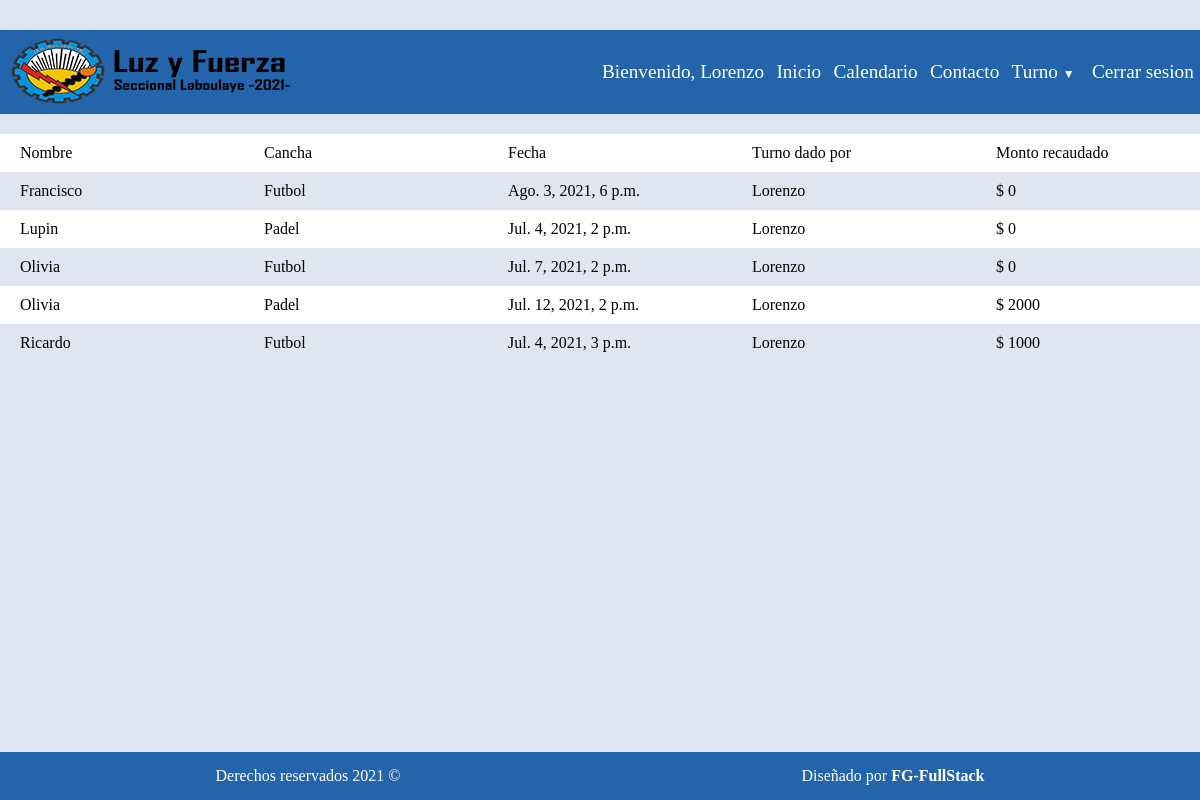
/turnos/detalle (signed in), run on an earlier commit of the app's database.
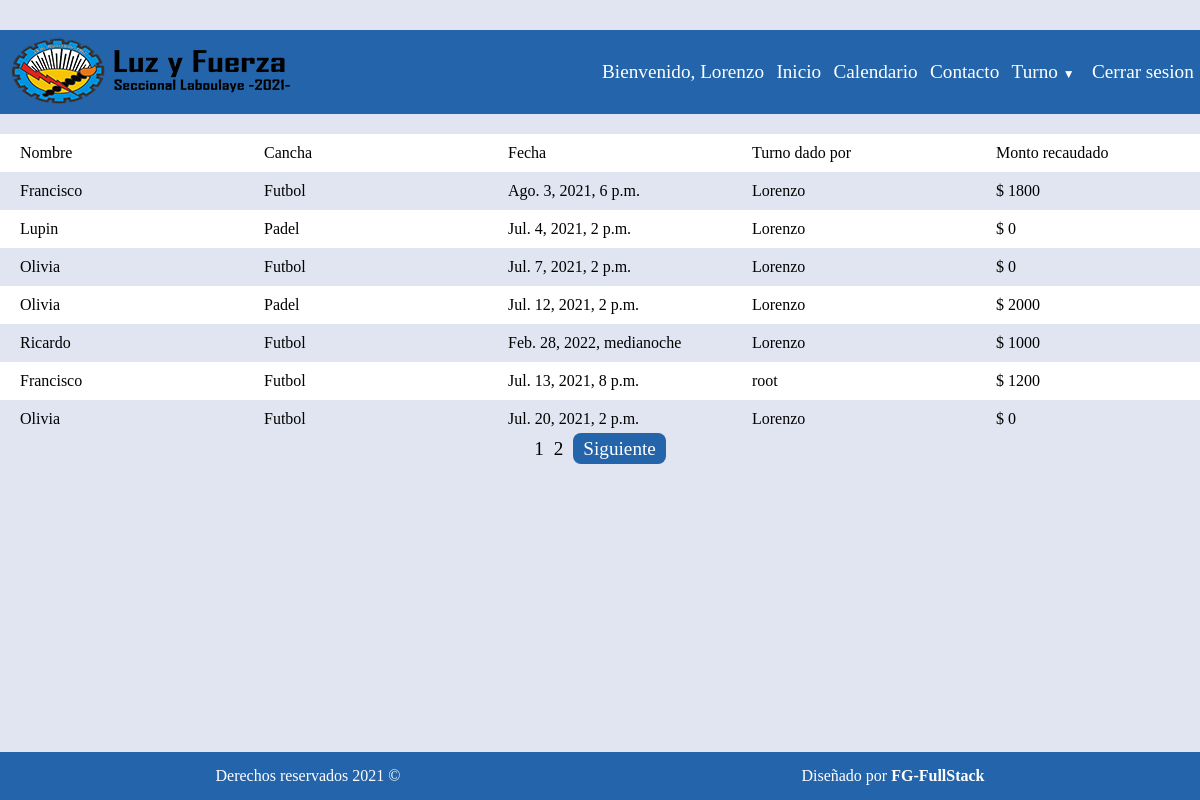
And on a later commit of the database.
### turnos/models.py (models this page shows)
class Turno(models.Model):
    nombre = models.CharField(max_length=60)
    apellido = models.CharField(max_length=60)
    tipoCancha = models.CharField(max_length=60, choices= cancha)
    fecha = models.DateTimeField(verbose_name='Fecha y hora')
    celular = models.CharField("Celular", max_length = 11)
    asistio = models.CharField(max_length=9, choices= asistencia, default='Si')
    montoRecaudado = models.IntegerField(default=0)
    turnoDadoPor = models.ForeignKey(User, null=True, on_delete=models.CASCADE, related_name="TurnoDadoPor")

### turnos/views.py (the view)
# urls.py: path('detalle', views.detalleTurno.as_view() , name='detalleTurno'),
class detalleTurno(LoginRequiredMixin, ListView):
    model = Turno
    template_name = "turnos/detalleTurno.html"
    context_object_name = 'turnos'
    paginate_by = 7

### templates/turnos/detalleTurno.html (shortened to what this page needs)
{% extends 'base.html' %}
{% load static %}
{% block body %}
<main class="container">
    <ul class="db">
        <li class="date-db">Nombre</li>
        <li class="date-db">Cancha</li>
        <li class="date-db">Fecha</li>
        <li class="date-db">Turno dado por</li>
        <li class="date-db">Monto recaudado</li>
    </ul>
    {% for turno in turnos %}
    <ul class="db">
        <li class="date-db">{{ turno.nombre }}</li>
        <li class="date-db">{{ turno.tipoCancha }}</li>
        <li class="date-db">{{ turno.fecha }}</li>
        <li class="date-db">{{ turno.turnoDadoPor }}</li>
        <li class="date-db">$ {{ turno.montoRecaudado }}</li>
    </ul>
    {% endfor %}
    <nav class="container">
        {% if is_paginated %}
        <ul class="pagination">
            {% for i in paginator.page_range %}
                <li {% if page_obj.number == i %} class="active" {% endif %}>
                    <a class="pagination-item-link" href="?page={{i}}">{{ i }}</a>
                </li>
            {% endfor %}
            {% if page_obj.has_next %}
                <li><a class="pagination-item-link btn btn-pagination" href="?page={{ page_obj.next_page_number }}">Siguiente</a></li>
            {% endif %}
        </ul>
    {% endif %}
</nav>
</main>
{% endblock  %}

### templates/base.html (shortened to what this page needs)
<!DOCTYPE html>
{% load static %}
<html lang="es">
<head>
    <link rel="stylesheet" href="{% static 'css/style.css' %}">
</head>
<body>
    {% block nav %}
    <nav class="navbar" id="nav">
        <div class="logo">
            <img class="img-logo" src="{% static 'img/logoNav3.png' %}" alt="Logo institucional">
        </div>
        <ul class="list">
            {% if user.is_authenticated %}
            <li class="list-item"><a href="#" class="list-item-link">Bienvenido, {{ user.username}}</a></li>
            {% endif %}
            <li class="list-item"><a href="{% url 'index' %}" class="list-item-link">Inicio</a></li>
            <li class="list-item"><a href="{% url 'calendario' %}" class="list-item-link">Calendario</a></li>
            <li class="list-item"><a href="{% url 'contacto' %}" class="list-item-link">Contacto</a></li>
            {% if user.is_authenticated %}
            <li class="list-item"><a href="" class="list-item-link"><label class="item-turno" for="submenu">Turno</label></a>
            </li>
            <li class="list-item"><a href="{% url 'logout' %}" class="list-item-link">Cerrar sesion</a></li>
            {% else %}
            <li class="list-item"><a href="{% url 'login' %}" class="list-item-link">Ingresar</a></li>
            {% endif %}
        </ul>
    </nav>
    {% endblock  %}
    {% block body %}
    {% endblock  %}
    {% block footer %}
    <footer class="container fixed-bottom" id="footer">
        <div class="footer">
            <div class="derechos">
                <p class="text-footer">Derechos reservados 2021 &copy</p>
            </div>
            <div class="dev">
                <p class="text-footer">Diseñado por <a class="dev-link" href="#">FG-FullStack</a></p>
            </div>
        </div>
    </footer>
    {% endblock  %}
</body>
</html>

### static/css/style.css (style rules this page uses)
:root { --blue: #2364aa; --light-gray: #e1e5f2; --yellow: #f9fa5f; --white: #fff; --black: #000; --gray: #b3b2b1; --gray-200: #dfe3df; --margin-bottom: 20px; }
* { box-sizing: border-box; margin: 0; padding: 0; }
img { max-width: 100%; }
body { background-color: var(--light-gray); }
.navbar { align-items: center; background-color: var(--blue); display: flex; flex-wrap: wrap; justify-content: space-around; margin-bottom: var(--margin-bottom); }
.logo { flex-grow: 1; }
.list { display: flex; flex-grow: 0.25; flex-wrap: wrap; font-size: 1.2em; justify-content: space-around; list-style: none; }
.list-item, .item-submenu { flex-grow: 1; text-align: center; }
.list-item-link, .item-submenu-link { color: var(--white); display: block; padding: 5px 0; text-decoration: none; }
.container { max-width: 100%; }
.item-turno::after { content: "\25BC"; margin: auto 5px; font-size: 12px; }
.db { display: flex; justify-content: space-evenly; list-style: none; gap: 20px; align-items: center; }
.db:nth-child(2n+1) { background-color: var(--white); }
.date-db { margin: 10px 20px; width: 100%; }
.btn { padding: 5px 10px; text-decoration: none; color: var(--black); border-radius: 8px; }
.pagination { display: flex; gap: 10px; justify-content: center; list-style: none; }
.pagination-item-link { color: var(--black); font-size: 1.2em; text-decoration: none; }
.btn-pagination { background-color: var(--blue); color: var(--white); }
.footer { background-color: var(--blue); display: flex; font-size: 1em; justify-content: space-around; padding: 15px; }
.text-footer, .dev-link { color: var(--white); }
.dev-link { text-decoration: none; font-weight: bold; }
.fixed-bottom { bottom: 0; left: 0; position: fixed; width: 100%; }

What changed in the data, as far as the page shows it:
changed Turno "Ago. 3, 2021, 6 p.m.": montoRecaudado "0" → "1800"
changed Turno "Ricardo": fecha "Jul. 4, 2021, 3 p.m." → "Feb. 28, 2022, medianoche"
added Turno: nombre "Francisco", tipoCancha "Futbol", fecha "Jul. 13, 2021, 8 p.m.", turnoDadoPor "root", montoRecaudado "1200"
added Turno: nombre "Olivia", tipoCancha "Futbol", fecha "Jul. 20, 2021, 2 p.m.", turnoDadoPor "Lorenzo", montoRecaudado "0"
Also different on the page:
new list line: "1"
new list line: "2"
text now shown: "Siguiente"
